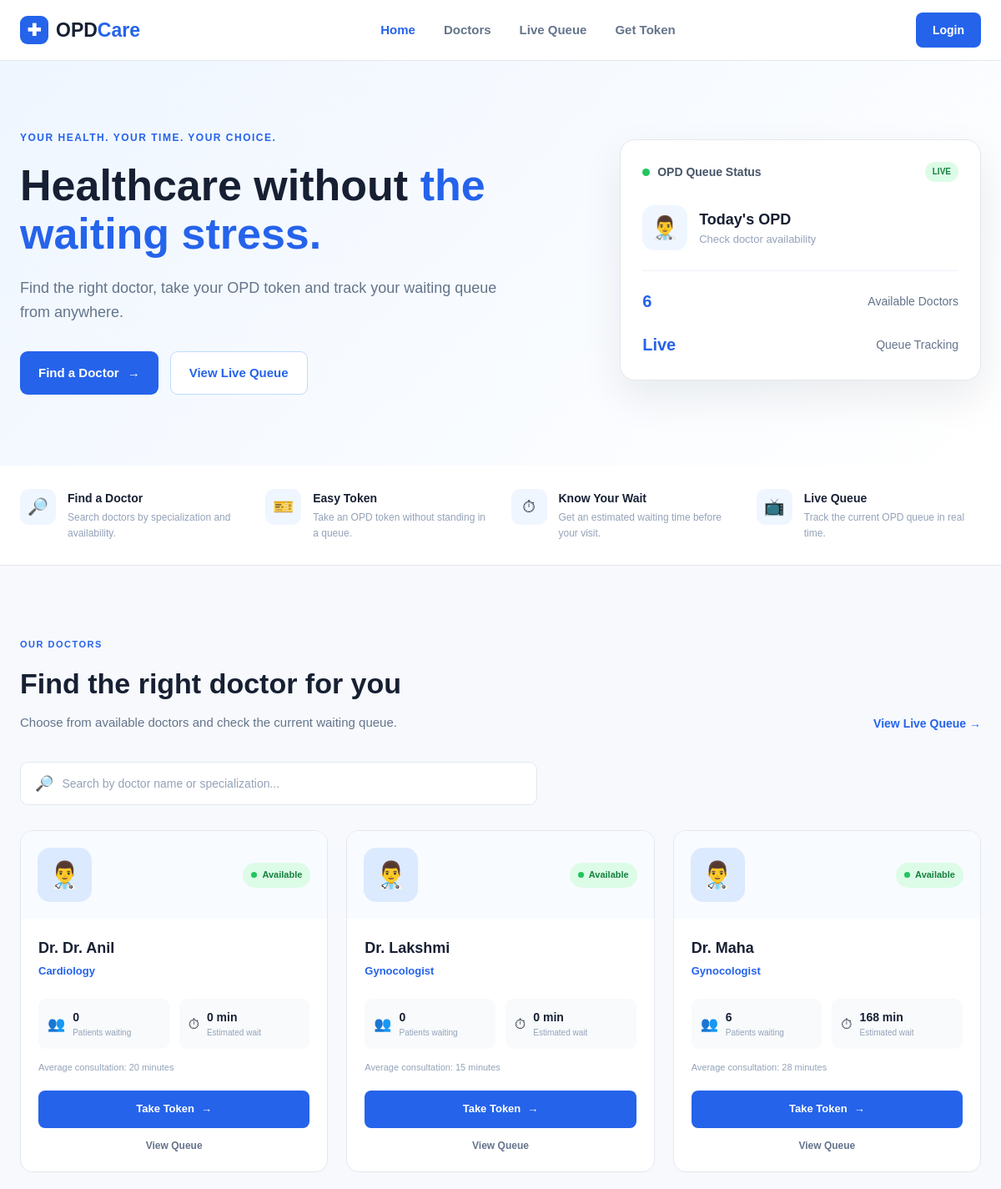
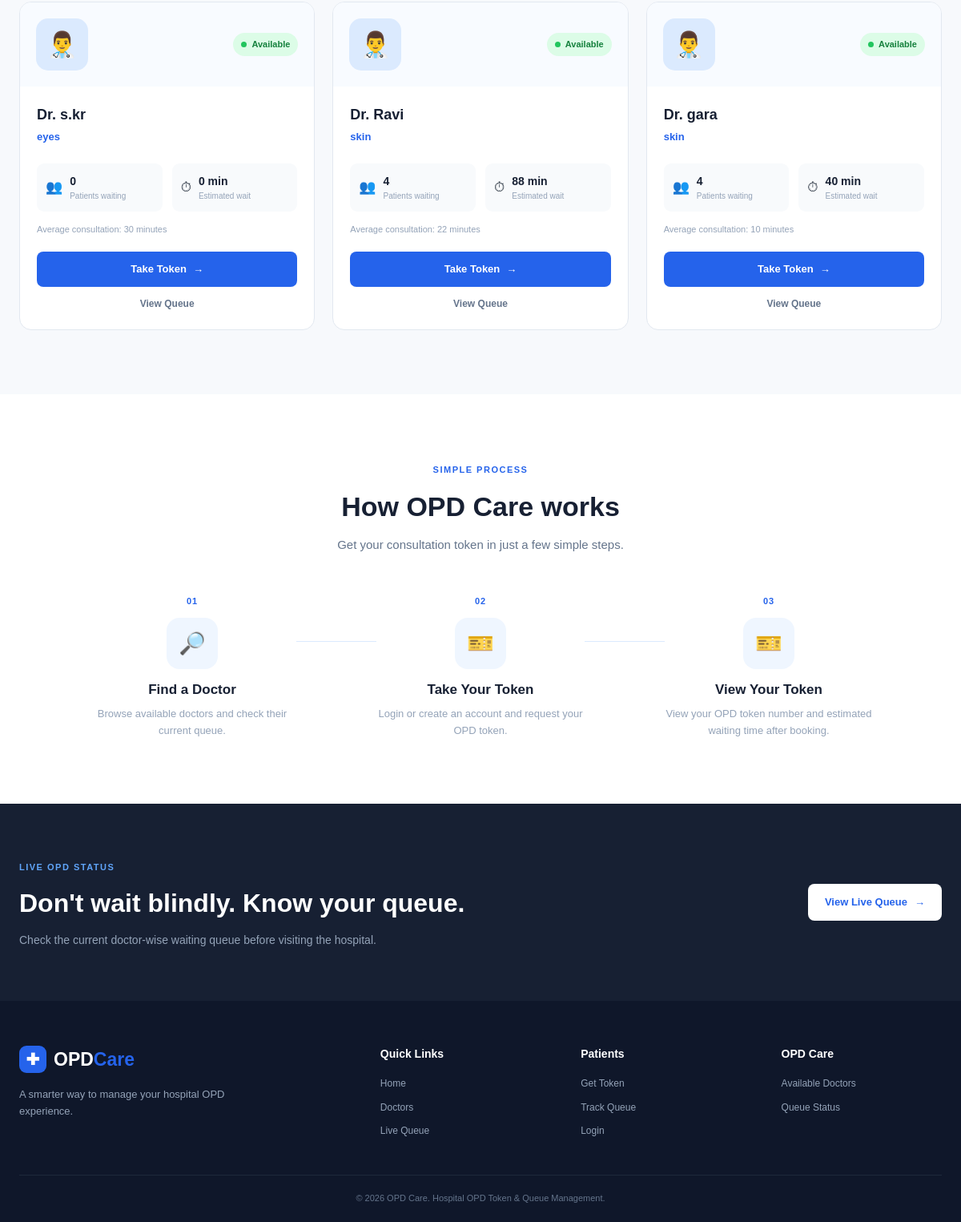
The page / on the database its author committed (2 pictures, top to bottom).
### doctors/models.py (models this page shows, shortened)
class Doctor(models.Model):
    user = models.OneToOneField(
        User,
        on_delete=models.CASCADE,
        null=True,
        blank=True,
        related_name="doctor_profile"
    )
    name = models.CharField(max_length=100)
    specialization = models.CharField(max_length=100)
    phone = models.CharField(max_length=15)
    consultation_time = models.PositiveIntegerField(
        help_text="Average consultation time in minutes"
    )
    available = models.BooleanField(default=True)

### accounts/views.py (the view)
# urls.py: path("", views.home, name="home"),
@never_cache
def home(request):
    if request.user.is_authenticated:
        if Doctor.objects.filter(
            user=request.user
        ).exists():
            return redirect("doctor_dashboard")
    doctors = Doctor.objects.filter(
        available=True
    ).order_by(
        "specialization",
        "name"
    )
    doctor_data = []
    for doctor in doctors:
        waiting_count = Token.objects.filter(
            doctor=doctor,
            status="Waiting"
        ).count()
        doctor_data.append({
            "doctor": doctor,
            "waiting_count": waiting_count
        })
    return render(
        request,
        "accounts/home.html",
        {
            "doctor_data": doctor_data
        }
    )

### accounts/templates/accounts/home.html (shortened to what this page needs)
{% load static %}
<!DOCTYPE html>
<html lang="en">
<head>
    <link rel="stylesheet" href="{% static 'accounts/css/home.css' %}">
</head>
<body>
<header class="navbar">
    <div class="navbar-container">
        <a href="{% url 'home' %}" class="logo">
            <span class="logo-icon">✚</span>
            <span>OPD<span class="logo-highlight">Care</span></span>
        </a>
        <nav class="nav-links">
    <a href="{% url 'home' %}" class="active">
        Home
    </a>
    <a href="#doctors">
        Doctors
    </a>
    <a href="/patients/queue/">
        Live Queue
    </a>
    <a href="/patients/token/">
        Get Token
    </a>
</nav>
        <div class="nav-actions">
            {% if user.is_authenticated %}
                <span class="welcome-user">
                    Hi, {{ user.username }}
                </span>
                <a href="{% url 'logout' %}" class="login-btn">
                    Logout
                </a>
            {% else %}
                <a href="{% url 'login' %}" class="login-btn">
                    Login
                </a>
            {% endif %}
        </div>
    </div>
</header>
<section class="hero">
    <div class="hero-container">
        <div class="hero-content">
            <span class="hero-tag">
                YOUR HEALTH. YOUR TIME. YOUR CHOICE.
            </span>
            <h1>
                Healthcare without
                <span>the waiting stress.</span>
            </h1>
            <p>
                Find the right doctor, take your OPD token
                and track your waiting queue from anywhere.
            </p>
            <div class="hero-buttons">
                <a href="#doctors" class="primary-btn">
                    Find a Doctor
                    <span>→</span>
                </a>
                <a href="/patients/queue/" class="secondary-btn">
                    View Live Queue
                </a>
            </div>
        </div>
        <div class="hero-card">
            <div class="hero-card-top">
                <span class="status-dot"></span>
                <span>OPD Queue Status</span>
                <span class="live-badge">
                    LIVE
                </span>
            </div>
            <div class="queue-preview">
                <div class="queue-doctor">
                    <div class="doctor-avatar">
                        👨‍⚕️
                    </div>
                    <div>
                        <h3>
                            Today's OPD
                        </h3>
                        <p>
                            Check doctor availability
                        </p>
                    </div>
                </div>
                <div class="queue-stat">
                    <strong>
                        {{ doctor_data|length }}
                    </strong>
                    <span>
                        Available Doctors
                    </span>
                </div>
                <div class="queue-stat">
                    <strong>
                        Live
                    </strong>
                    <span>
                        Queue Tracking
                    </span>
                </div>
            </div>
        </div>
    </div>
</section>
<section class="features">
    <div class="features-container">
        <div class="feature-item">
            <div class="feature-icon">
                🔎
            </div>
            <div>
                <h3>
                    Find a Doctor
                </h3>
                <p>
                    Search doctors by specialization
                    and availability.
                </p>
            </div>
        </div>
        <div class="feature-item">
            <div class="feature-icon">
                🎫
            </div>
            <div>
                <h3>
                    Easy Token
                </h3>
                <p>
                    Take an OPD token without
                    standing in a queue.
                </p>
            </div>
        </div>
        <div class="feature-item">
            <div class="feature-icon">
                ⏱
            </div>
            <div>
                <h3>
                    Know Your Wait
                </h3>
                <p>
                    Get an estimated waiting time
                    before your visit.
                </p>
            </div>
        </div>
        <div class="feature-item">
            <div class="feature-icon">
                📺
            </div>
            <div>
                <h3>
                    Live Queue
                </h3>
                <p>
                    Track the current OPD queue
                    in real time.
                </p>
            </div>
        </div>
    </div>
</section>
<section class="doctors-section" id="doctors">
    <div class="section-container">
        <div class="section-heading">
            <div>
                <span class="section-label">
                    OUR DOCTORS
                </span>
                <h2>
                    Find the right doctor for you
                </h2>
                <p>
                    Choose from available doctors and
                    check the current waiting queue.
                </p>
            </div>
            <a href="/patients/queue/" class="view-all">
                View Live Queue →
            </a>
        </div>
        <div class="doctor-search">
            <span>
                🔎
            </span>
            <input
                type="text"
                id="doctorSearch"
                placeholder="Search by doctor name or specialization..."
                onkeyup="searchDoctors()"
            >
        </div>
        <div class="doctor-grid" id="doctorGrid">
            {% if doctor_data %}
                {% for item in doctor_data %}
                    <div
                        class="doctor-card"
                        data-search="{{ item.doctor.name|lower }} {{ item.doctor.specialization|lower }}"
                    >
                        <div class="doctor-card-header">
                            <div class="doctor-avatar-large">
                                👨‍⚕️
                            </div>
                            <div class="availability">
                                <span class="availability-dot"></span>
                                Available
                            </div>
                        </div>
                        <div class="doctor-info">
                            <h3>
                                Dr. {{ item.doctor.name }}
                            </h3>
                            <p class="specialization">
                                {{ item.doctor.specialization }}
                            </p>
                            <div class="doctor-details">
                                <div class="detail">
                                    <span class="detail-icon">
                                        👥
                                    </span>
                                    <div>
                                        <strong>
                                            {{ item.waiting_count }}
                                        </strong>
                                        <span>
                                            Patients waiting
                                        </span>
                                    </div>
                                </div>
                                <div class="detail">
                                    <span class="detail-icon">
                                        ⏱
                                    </span>
                                    <div>
                                        <strong>
                                            {% widthratio item.waiting_count 1 item.doctor.consultation_time %} min
                                        </strong>
                                        <span>
                                            Estimated wait
                                        </span>
                                    </div>
                                </div>
                            </div>
                            <div class="consultation">
                                Average consultation:
                                {{ item.doctor.consultation_time }}
                                minutes
                            </div>
                            <a
                                href="/patients/token/?doctor={{ item.doctor.id }}"
                                class="token-btn"
                            >
                                Take Token
                                <span>→</span>
                            </a>
                            <a
                                href="/patients/queue/"
                                class="queue-link"
                            >
                                View Queue
                            </a>
                        </div>
                    </div>
                {% endfor %}
            {% endif %}
        </div>
    </div>
</section>
<section class="how-section">
    <div class="section-container">
        <div class="center-heading">
            <span class="section-label">
                SIMPLE PROCESS
            </span>
            <h2>
                How OPD Care works
            </h2>
            <p>
                Get your consultation token in just a few simple steps.
            </p>
        </div>
        <div class="steps">
            <div class="step">
                <div class="step-number">
                    01
                </div>
                <div class="step-icon">
                    🔎
                </div>
                <h3>
                    Find a Doctor
                </h3>
                <p>
                    Browse available doctors and
                    check their current queue.
                </p>
            </div>
            <div class="step-line"></div>
            <div class="step">
                <div class="step-number">
                    02
                </div>
                <div class="step-icon">
                    🎫
                </div>
                <h3>
                    Take Your Token
                </h3>
                <p>
                    Login or create an account
                    and request your OPD token.
                </p>
            </div>
            <div class="step-line"></div>
            <div class="step">
                <div class="step-number">
                    03
                </div>
                <div class="step-icon">
                    🎫
                </div>
                <h3>
                    View Your Token
                </h3>
                <p>
                    View your OPD token number and
                    estimated waiting time after booking.
                </p>
            </div>
        </div>
    </div>
</section>
<section class="queue-cta">
    <div class="queue-cta-container">
        <div>
            <span class="section-label">
                LIVE OPD STATUS
            </span>
            <h2>
                Don't wait blindly.
                Know your queue.
            </h2>
            <p>
                Check the current doctor-wise waiting
                queue before visiting the hospital.
            </p>
        </div>
        <a
            href="/patients/queue/"
            class="queue-cta-btn"
        >
            View Live Queue
            <span>→</span>
        </a>
    </div>
</section>
<footer class="footer">
    <div class="footer-container">
        <div class="footer-brand">
            <a href="{% url 'home' %}" class="logo footer-logo">
                <span class="logo-icon">
                    ✚
                </span>
                <span>
                    OPD<span class="logo-highlight">Care</span>
                </span>
            </a>
            <p>
                A smarter way to manage your
                hospital OPD experience.
            </p>
        </div>
        <div class="footer-column">
            <h4>
                Quick Links
            </h4>
            <a href="{% url 'home' %}">
                Home
            </a>
            <a href="#doctors">
                Doctors
            </a>
            <a href="/patients/queue/">
                Live Queue
            </a>
        </div>
        <div class="footer-column">
            <h4>
                Patients
            </h4>
            <a href="/patients/token/">
                Get Token
            </a>
            <a href="/patients/queue/">
                Track Queue
            </a>
            <a href="{% url 'login' %}">
                Login
            </a>
        </div>
        <div class="footer-column">
            <h4>
                OPD Care
            </h4>
            <a href="#doctors">
                Available Doctors
            </a>
            <a href="/patients/queue/">
                Queue Status
            </a>
        </div>
    </div>
    <div class="footer-bottom">
        <p>
            © 2026 OPD Care. Hospital OPD Token & Queue Management.
        </p>
    </div>
</footer>
</body>
</html>

### rows shown on the page
Doctor: doctor.name "Dr. Anil", doctor.specialization "Cardiology", waiting_count "0", consultation_time "0", doctor.consultation_time "20"
Doctor: doctor.name "Lakshmi", doctor.specialization "Gynocologist", waiting_count "0", consultation_time "0", doctor.consultation_time "15"
Doctor: doctor.name "Maha", doctor.specialization "Gynocologist", waiting_count "6", consultation_time "168", doctor.consultation_time "28"
Doctor: doctor.name "s.kr", doctor.specialization "eyes", waiting_count "0", consultation_time "0", doctor.consultation_time "30"
Doctor: doctor.name "Ravi", doctor.specialization "skin", waiting_count "4", consultation_time "88", doctor.consultation_time "22"
Doctor: doctor.name "gara", doctor.specialization "skin", waiting_count "4", consultation_time "40", doctor.consultation_time "10"

### other values the page prints
{{ doctor_data|length }} "6"
